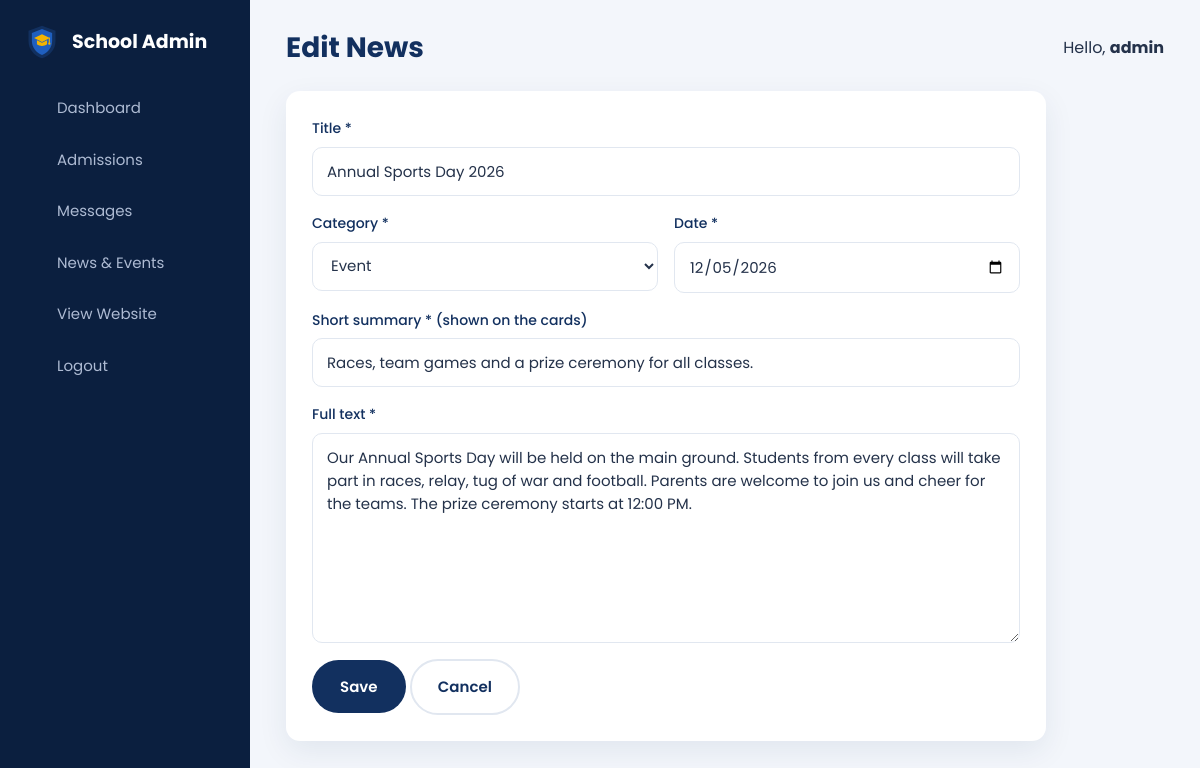
Screenshot of /public/admin/news-form.php?id=1 (signed in) with the database file from the repository.
### tables this page shows
CREATE TABLE IF NOT EXISTS news (
  id INT AUTO_INCREMENT PRIMARY KEY,
  title VARCHAR(150) NOT NULL,
  category VARCHAR(30) NOT NULL DEFAULT 'News',
  summary VARCHAR(255) NOT NULL,
  body TEXT NOT NULL,
  event_date DATE NOT NULL,
  created_at TIMESTAMP DEFAULT CURRENT_TIMESTAMP
);

### app/classes/News.php (called while the page is built, shortened)
<?php
class News
{
    public static function find($id)
    {
        $db = Database::connect();
        $stmt = $db->prepare('SELECT * FROM news WHERE id = ?');
        $stmt->execute([$id]);
        return $stmt->fetch();
    }
}

### public/admin/news-form.php (the view, shortened to what this page needs)
<?php
$id = (int) ($_GET['id'] ?? 0);
$form = [
    'title'      => '',
    'category'   => 'News',
    'summary'    => '',
    'body'       => '',
    'event_date' => date('Y-m-d'),
];
if ($id > 0) {
    $saved = News::find($id);
    foreach ($form as $field => $value) {
        $form[$field] = $saved[$field];
    }
}
require __DIR__ . '/../../app/views/admin-header.php';
?>
<div class="admin-panel admin-form">
    <form method="post">
        <label>Title *
            <input type="text" name="title" value="<?= e($form['title']) ?>" required>
        </label>
        <div class="form-row">
            <label>Category *
                <select name="category">
                    <?php foreach (News::CATEGORIES as $category): ?>
                        <option <?= $form['category'] === $category ? 'selected' : '' ?>><?= e($category) ?></option>
                    <?php endforeach; ?>
                </select>
            </label>
            <label>Date *
                <input type="date" name="event_date" value="<?= e($form['event_date']) ?>" required>
            </label>
        </div>
        <label>Short summary * (shown on the cards)
            <input type="text" name="summary" value="<?= e($form['summary']) ?>" maxlength="255" required>
        </label>
        <label>Full text *
            <textarea name="body" rows="8" required><?= e($form['body']) ?></textarea>
        </label>
        <button type="submit" class="btn btn-primary">Save</button>
        <a href="<?= url('admin/news.php') ?>" class="btn btn-outline">Cancel</a>
    </form>
</div>
<?php require __DIR__ . '/../../app/views/admin-footer.php'; ?>

### public/assets/css/style.css (style rules this page uses)
:root { --navy: #12305f; --navy-dark: #0b1f3f; --blue: #1f5fbf; --gold: #f4b400; --gold-dark: #d99a00; --green: #1e9e6a; --red: #d64545; --text: #24324a; --muted: #64718a; --light: #f3f6fb; --border: #e1e7f0; --white: #ffffff; --radius: 14px; --shadow: 0 10px 30px rgba(18, 48, 95, 0.08); }
* { box-sizing: border-box; }
body { margin: 0; font-family: "Poppins", "Segoe UI", Arial, sans-serif; font-size: 16px; line-height: 1.7; color: var(--text); background: var(--white); }
a { color: var(--blue); text-decoration: none; }
.btn { display: inline-flex; align-items: center; gap: 8px; padding: 13px 26px; border: 2px solid transparent; border-radius: 50px; font-family: inherit; font-size: 15px; font-weight: 600; cursor: pointer; transition: 0.2s; }
.btn-primary { background: var(--navy); color: var(--white); }
.btn-outline { border-color: var(--border); color: var(--navy); background: var(--white); }
label { display: block; margin-bottom: 16px; font-size: 14px; font-weight: 500; color: var(--navy); }
input, select, textarea { display: block; width: 100%; margin-top: 6px; padding: 12px 14px; border: 1px solid var(--border); border-radius: 10px; font-family: inherit; font-size: 15px; color: var(--text); background: var(--white); }
.form-row { display: grid; grid-template-columns: 1fr 1fr; gap: 16px; }

### public/assets/css/admin.css (style rules this page uses)
.admin-body { display: flex; min-height: 100vh; background: var(--light); }
.admin-panel { margin-bottom: 20px; padding: 26px; background: var(--white); border-radius: var(--radius); box-shadow: var(--shadow); }
.admin-form { max-width: 760px; }

### rows the page displays
news: title "Annual Sports Day 2026", event_date "12/05/2026", summary "Races, team games and a prize ceremony for all classes.", body "Our Annual Sports Day will be held on the main ground. Students from every class will take part in races, relay, tug of war and football. Parents are welcome to join us and cheer for the teams. The prize ceremony starts at 12:00 PM."

### other values shown
$pageTitle "Edit News"
$_SESSION['admin_name'] "admin"
form field category "Event"
